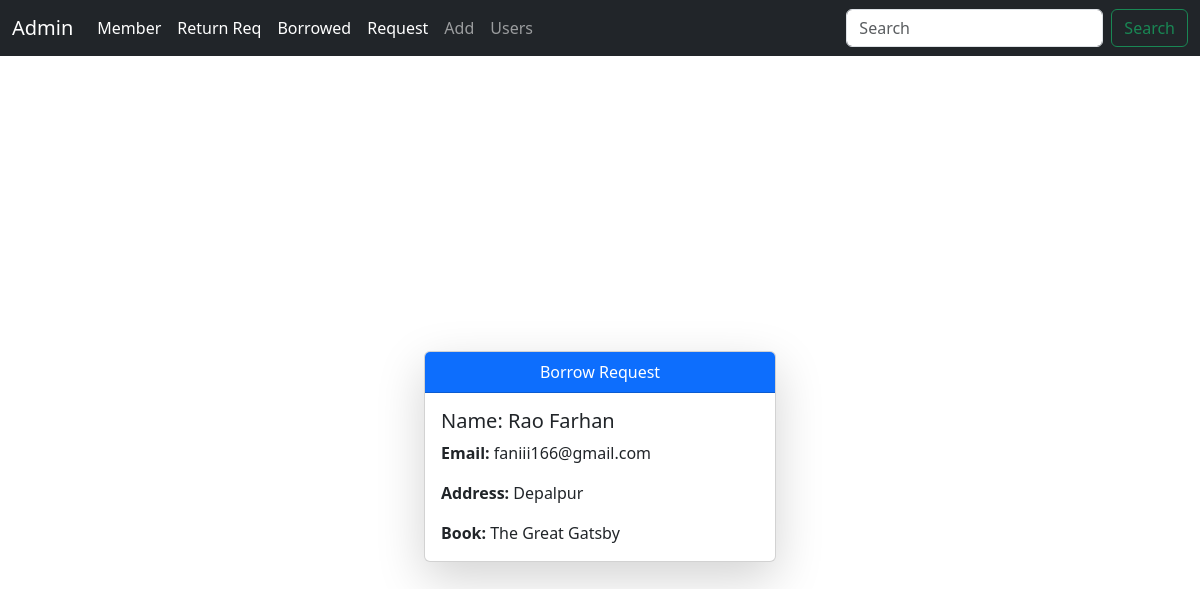
The page /manager/Borros/ on the database its author committed.
### manager/models.py (models this page shows, shortened)
class Borrowed(models.Model):
    b_id=models.AutoField(primary_key=True)
    i_id=models.IntegerField(max_length=20,default=0)
    book_id = models.IntegerField(default=0)
    Name=models.CharField(max_length=50)
    Email=models.CharField(max_length=100)
    Address=models.CharField(max_length=200)
    Book=models.CharField(max_length=50,default='')
    Status=models.CharField(max_length=20,default='pending')

### manager/views.py (the view)
# urls.py: path('Borros/',views.Borroweds,name='Borrow'),
def Borroweds(request):
    query = request.GET.get('q', '')
    if query:
        Borrows = Borrowed.objects.filter(
            Q(b_id__icontains=query) |
            Q(m_id__icontains=query)
        )
    else:
        Borrows=Borrowed.objects.filter(Status='Approved')
    return render(request,'Borroweds.html',{'B':Borrows})

### manager/Templates/Borroweds.html (shortened to what this page needs)
{% extends 'Basic.html'%}
{%block content%}
<div class="page-area d-flex justify-content-center align-items-center vh-100">
{%for i in B %}
<div class="card shadow-lg" style="width: 22rem;">
    <div class="card-header bg-primary text-white text-center">
        Borrow Request
    </div>
    <div class="card-body">
        <h5 class="card-title">Name: {{i.Name}}</h5>
        <p class="card-text"><strong>Email:</strong> {{i.Email}}</p>
        <p class="card-text"><strong>Address:</strong> {{i.Address}}</p>
        <p class="card-text"><strong>Book:</strong> {{i.Book}}</p>
    </div>
</div>
{%endfor%}
</div>
{%endblock%}

### rows shown on the page
Borrowed: Name "Rao Farhan", Email "faniii166@gmail.com", Address "Depalpur", Book "The Great Gatsby"
